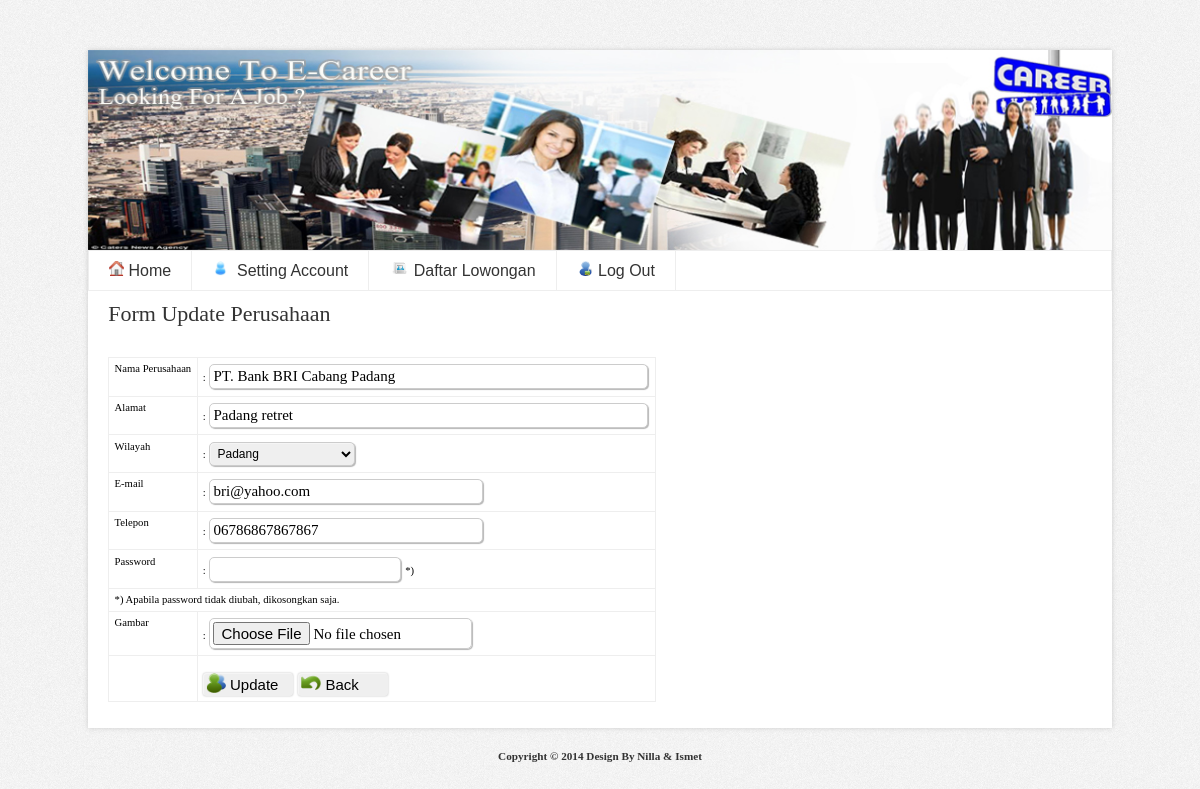
The app's page /admin/media.php?module=mod_update_perusahaan&id=1 (signed in) with its own data.
### tables this page shows
CREATE TABLE IF NOT EXISTS `perusahaan` (
  `id_perusahaan` int(8) NOT NULL AUTO_INCREMENT,
  `nama_p` varchar(100) NOT NULL,
  `tgl_daftar` date NOT NULL,
  `alamat` varchar(25) NOT NULL,
  `wilayah` varchar(20) NOT NULL,
  `email` varchar(50) NOT NULL,
  `tlp` varchar(15) NOT NULL,
  `password` varchar(100) NOT NULL,
  `foto` varchar(100) NOT NULL,
  PRIMARY KEY (`id_perusahaan`)
);

### admin/modul/mod_perusahaan/mod_update_perusahaan.php (the view, shortened to what this page needs)
<?
$tampil=mysql_query("SELECT * FROM perusahaan where id_perusahaan='$_GET[id]'");
$r=mysql_fetch_array($tampil);
	?>
<div class="content_title_01">Form Update Perusahaan</div>
<form method="post" action="?module=mod_update_perusahaan&save=ok" enctype='multipart/form-data' onSubmit="return validasi(this)">
<table>
<tr><td>Nama Perusahaan</td>     <td> : <input type=text name='nama' size='50' value='<?echo$r[nama_p];?>'></td></tr>
          <tr><td>Alamat</td>     <td> : <input type=text name='alamat' size='50' value='<?echo$r[alamat];?>'></td></tr>
          <tr><td>Wilayah</td>     <td> : 	<select name='wilayah' style='width: 146px;'>
											<option value='<?echo$r[wilayah];?>' selected><?echo$r[wilayah];?></option>
											</select></td></tr>
          <tr><td>E-mail</td>       <td> : <input type=text name='email' value='<?echo$r[email];?>' size=30></td></tr>
          <tr><td>Telepon</td>       <td> : <input type=text name='tlp' value='<?echo$r[tlp];?>' size=30></td></tr>
          <tr><td>Password</td>     <td> : <input type=text name='password'> *) </td></tr>
          <tr><td colspan='2'>*) Apabila password tidak diubah, dikosongkan saja.</td></tr>
          <tr><td>Gambar</td>       <td> : <input type='file' name='fupload'></td></tr>
<td></td>
<td><br><button type="submit" name="submit" ><img src="images/daftar.png" width='20' height='20' /> Update</button>
&nbsp;<button type="reset" onclick=location.href='?module=perusahaan' name="reset" ><img src="images/back.png" width='20' height='20' /> Back</button></td>
</table>
</div>

### config/adminstyle.css (style rules this page uses)
body { font-family: Tahoma; text-align: center; background-image: url(../images/main.gif); }
table { font-family: Tahoma; font-size: 8pt; border-width: 1px; border-style: solid; border-color: #999999; border-collapse: collapse; margin: 10px 0px; }
td { padding: 0.5em; vertical-align: top; border-width: 1px; border-style: solid; border-color: #eee; border-collapse: collapse; }
input,textarea,select { font-family: Tahoma; font-size: 8pt; }
input,select,file { padding:3px; border:1px solid #ccc; display: inline-block; position: relative; margin: 1px; text-align: left; text-decoration: none; font-size:15px; -webkit-border-radius: 5px; -moz-border-radius: 5px; border-radius: 5px; -webkit-box-shadow: 1px 1px 1px rgba(0,0,0,.29), inset 1px 1px 1px rgba(255,255,255,.44); -moz-box-shadow: 1px 1px 1px rgba(0,0,0,.29), inset 1px 1px 1px rgba(255,255,255,.44); box-shadow: 1px 1px 1px rgba(0,0,0,.29), inset 1px 1px 1px rgba(255,255,255,.44); -webkit-transition: all 0.15s ease; -moz-transition: all 0.15s ease; -o-transition: all 0.15s ease; -ms-transition: all 0.15s ease; transition: all 0.15s ease; background-image: -moz-linear-gradient(0% 20px 90deg,#eee,white); }
select { font:12px "arial"; }
button { border:0px solid white; margin: 0px; width:90px; padding:3px; text-align: left; text-decoration: none; text-shadow: 1px 1px 1px rgba(255,255,255,.22); font-size:15px; -webkit-border-radius: 3px; -moz-border-radius: 3px; border-radius: 3px; -webkit-box-shadow: 0px 0px 2px rgba(0,0,0,.29), inset 1px 1px 1px rgba(255,255,255,.44); -moz-box-shadow: 0px 0px 2px rgba(0,0,0,.29), inset 1px 1px 1px rgba(255,255,255,.44); box-shadow: 0px 0px 2px rgba(0,0,0,.29), inset 1px 1px 1px rgba(255,255,255,.44); -webkit-transition: all 0.15s ease; -moz-transition: all 0.15s ease; -o-transition: all 0.15s ease; -ms-transition: all 0.15s ease; transition: all 0.15s ease; background-image: -moz-linear-gradient(0% 20px 90deg,#eee,white); cursor:pointer; }
button img { margin-top:-6%; margin-bottom:-4%; }
.content_title_01 { font-size: 22px; color: #333; padding-bottom: 10px; margin-bottom: 20px; }

### records on screen
perusahaan: nama "PT. Bank BRI Cabang Padang", alamat "Padang retret", wilayah "Padang", email "bri@yahoo.com", tlp "06786867867867"
